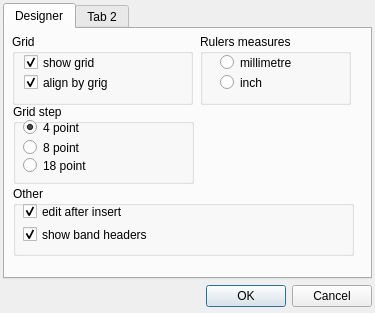
<?xml version="1.0" encoding="UTF-8"?>
<ui version="4.0">
 <class>DesSettings</class>
 <widget class="QDialog" name="DesSettings">
  <property name="geometry">
   <rect>
    <x>0</x>
    <y>0</y>
    <width>375</width>
    <height>313</height>
   </rect>
  </property>
  <property name="windowTitle">
   <string>Settings</string>
  </property>
  <layout class="QVBoxLayout" name="verticalLayout">
   <property name="leftMargin">
    <number>3</number>
   </property>
   <property name="topMargin">
    <number>3</number>
   </property>
   <property name="rightMargin">
    <number>3</number>
   </property>
   <property name="bottomMargin">
    <number>6</number>
   </property>
   <item>
    <widget class="QTabWidget" name="tabWidget">
     <property name="tabShape">
      <enum>QTabWidget::Rounded</enum>
     </property>
     <property name="currentIndex">
      <number>0</number>
     </property>
     <property name="tabsClosable">
      <bool>false</bool>
     </property>
     <widget class="QWidget" name="tabdesigner">
      <attribute name="title">
       <string>Designer</string>
      </attribute>
      <widget class="QGroupBox" name="groupGrid">
       <property name="geometry">
        <rect>
         <x>7</x>
         <y>5</y>
         <width>181</width>
         <height>71</height>
        </rect>
       </property>
       <property name="title">
        <string>Grid</string>
       </property>
       <widget class="QCheckBox" name="checkshowgrid">
        <property name="geometry">
         <rect>
          <x>12</x>
          <y>20</y>
          <width>151</width>
          <height>17</height>
         </rect>
        </property>
        <property name="text">
         <string>show grid</string>
        </property>
        <property name="checked">
         <bool>true</bool>
        </property>
       </widget>
       <widget class="QCheckBox" name="checkaligngrid">
        <property name="geometry">
         <rect>
          <x>12</x>
          <y>40</y>
          <width>151</width>
          <height>17</height>
         </rect>
        </property>
        <property name="text">
         <string>align by grig</string>
        </property>
        <property name="checked">
         <bool>true</bool>
        </property>
       </widget>
      </widget>
      <widget class="QGroupBox" name="groupStep">
       <property name="geometry">
        <rect>
         <x>8</x>
         <y>75</y>
         <width>181</width>
         <height>80</height>
        </rect>
       </property>
       <property name="title">
        <string>Grid step</string>
       </property>
       <widget class="QRadioButton" name="radio4point">
        <property name="geometry">
         <rect>
          <x>10</x>
          <y>15</y>
          <width>82</width>
          <height>17</height>
         </rect>
        </property>
        <property name="text">
         <string>4 point</string>
        </property>
        <property name="checked">
         <bool>true</bool>
        </property>
       </widget>
       <widget class="QRadioButton" name="radio8point">
        <property name="geometry">
         <rect>
          <x>10</x>
          <y>35</y>
          <width>82</width>
          <height>17</height>
         </rect>
        </property>
        <property name="text">
         <string>8 point</string>
        </property>
        <property name="checked">
         <bool>false</bool>
        </property>
       </widget>
       <widget class="QRadioButton" name="radio18point">
        <property name="geometry">
         <rect>
          <x>10</x>
          <y>53</y>
          <width>82</width>
          <height>17</height>
         </rect>
        </property>
        <property name="text">
         <string>18 point</string>
        </property>
        <property name="checked">
         <bool>false</bool>
        </property>
       </widget>
      </widget>
      <widget class="QGroupBox" name="groupBox">
       <property name="geometry">
        <rect>
         <x>195</x>
         <y>5</y>
         <width>151</width>
         <height>71</height>
        </rect>
       </property>
       <property name="title">
        <string>Rulers measures</string>
       </property>
       <widget class="QRadioButton" name="radiomm">
        <property name="geometry">
         <rect>
          <x>20</x>
          <y>20</y>
          <width>121</width>
          <height>17</height>
         </rect>
        </property>
        <property name="text">
         <string>millimetre</string>
        </property>
       </widget>
       <widget class="QRadioButton" name="radioinch">
        <property name="geometry">
         <rect>
          <x>20</x>
          <y>40</y>
          <width>111</width>
          <height>17</height>
         </rect>
        </property>
        <property name="text">
         <string>inch</string>
        </property>
       </widget>
      </widget>
      <widget class="QGroupBox" name="groupBox_2">
       <property name="geometry">
        <rect>
         <x>8</x>
         <y>157</y>
         <width>341</width>
         <height>70</height>
        </rect>
       </property>
       <property name="title">
        <string>Other</string>
       </property>
       <widget class="QCheckBox" name="checkeditafterinsert">
        <property name="geometry">
         <rect>
          <x>10</x>
          <y>17</y>
          <width>181</width>
          <height>17</height>
         </rect>
        </property>
        <property name="text">
         <string>edit after insert</string>
        </property>
        <property name="checked">
         <bool>true</bool>
        </property>
       </widget>
       <widget class="QCheckBox" name="checkshowheaders">
        <property name="geometry">
         <rect>
          <x>10</x>
          <y>40</y>
          <width>181</width>
          <height>17</height>
         </rect>
        </property>
        <property name="text">
         <string>show band headers</string>
        </property>
        <property name="checked">
         <bool>true</bool>
        </property>
       </widget>
      </widget>
     </widget>
     <widget class="QWidget" name="tab_2">
      <attribute name="title">
       <string>Tab 2</string>
      </attribute>
     </widget>
    </widget>
   </item>
   <item>
    <widget class="QDialogButtonBox" name="buttonBox">
     <property name="orientation">
      <enum>Qt::Horizontal</enum>
     </property>
     <property name="standardButtons">
      <set>QDialogButtonBox::Cancel|QDialogButtonBox::Ok</set>
     </property>
    </widget>
   </item>
  </layout>
 </widget>
 <resources/>
 <connections>
  <connection>
   <sender>buttonBox</sender>
   <signal>accepted()</signal>
   <receiver>DesSettings</receiver>
   <slot>accept()</slot>
   <hints>
    <hint type="sourcelabel">
     <x>248</x>
     <y>254</y>
    </hint>
    <hint type="destinationlabel">
     <x>157</x>
     <y>274</y>
    </hint>
   </hints>
  </connection>
  <connection>
   <sender>buttonBox</sender>
   <signal>rejected()</signal>
   <receiver>DesSettings</receiver>
   <slot>reject()</slot>
   <hints>
    <hint type="sourcelabel">
     <x>316</x>
     <y>260</y>
    </hint>
    <hint type="destinationlabel">
     <x>286</x>
     <y>274</y>
    </hint>
   </hints>
  </connection>
 </connections>
</ui>
